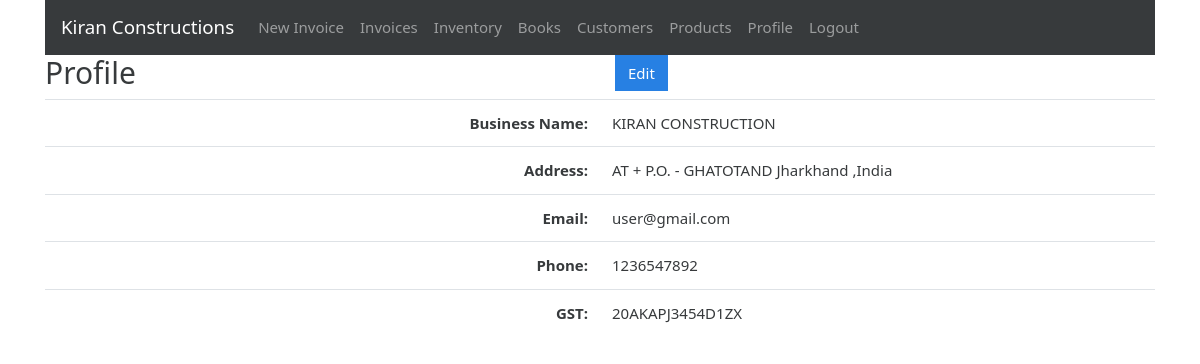
Screenshot of /profile (signed in) with the database file from the repository.
### gstbillingapp/models.py (models this page shows, shortened)
class UserProfile(models.Model):
    user = models.OneToOneField(User, on_delete=models.CASCADE)
    business_title = models.CharField(max_length=100, blank=True, null=True)
    business_address = models.TextField(max_length=400, blank=True, null=True)
    business_email = models.EmailField(blank=True, null=True)
    business_phone = models.CharField(max_length=20, blank=True, null=True)
    business_gst = models.CharField(max_length=15, blank=True, null=True)

### gstbillingapp/views.py (the view)
# urls.py: path('profile', views.user_profile, name='user_profile'),
@login_required
def user_profile(request):
    context = {}
    user_profile = get_object_or_404(UserProfile, user=request.user)
    context['user_profile'] = user_profile
    return render(request, 'gstbillingapp/user_profile.html', context)

### Gst-Billing-Python-Django/gstbillingapp/templates/gstbillingapp/user_profile.html
{% extends "gstbillingapp/base.html" %}
{% load static %}
{% block content %}
	<div class="row">
		<div class="col">
			<h2>Profile</h2>
		</div>
		<div class="col">
			<a href="{% url 'user_profile_edit' %}" id="user_profile_edit_btn"><button type="button" class="btn btn-primary">Edit</button></a>
		</div>
	</div>
	<table class="table">
		<tbody class="two-col-form">
			<tr>
				<th scope="row" class="text-right">Business Name:</th>
				<td class="form-input-td customer_search_area">{{user_profile.business_title}}</td>
			</tr>
			<tr>
				<th scope="row" class="text-right">Address:</th>
				<td class="form-input-td">{{user_profile.business_address}}</td>
			</tr>
			<tr>
				<th scope="row" class="text-right">Email:</th>
				<td class="form-input-td">{{user_profile.business_email}}</td>
			</tr>
			<tr>
				<th scope="row" class="text-right">Phone:</th>
				<td class="form-input-td">{{user_profile.business_phone}}</td>
			</tr>
			<tr>
				<th scope="row" class="text-right">GST:</th>
				<td class="form-input-td">{{user_profile.business_gst}}</td>
			</tr>
		</tbody>
	</table>
{% endblock %}

### gstbillingapp/static/gstbillingapp/main.css (style rules this page uses)
.two-col-form td, .two-col-form th { width: 25%; }

### rows the page displays
UserProfile: business_title "KIRAN CONSTRUCTION", business_address "AT + P.O. - GHATOTAND Jharkhand ,India", business_email "user@gmail.com", business_phone "1236547892", business_gst "20AKAPJ3454D1ZX"
